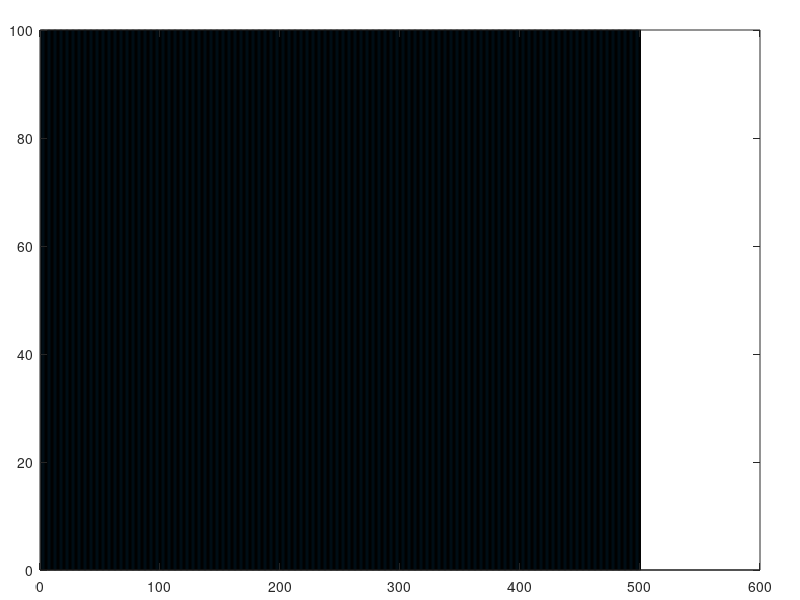

The MATLAB script that drew this image: (Note: this script raises an error after producing the figure.)
clc; close all; clear

nPeople = 500;
nDollars = 100;
nIters = 10000;

Dollars = ones(nPeople,1) * nDollars;

fh1=figure('Units','normalized','OuterPosition',[.1 .1 .8 .6],'Color','w','MenuBar','none');
hax1 = axes('Position',[.05 .05 .9 .9],'Color','none','XTick',[],'YTick',[]);
ph1 = bar(Dollars); hax1.XLim = [0 nPeople+1]; hax1.YLim = [0 nDollars*5]; hold on

for t = 1:nIters

    GiveTo = randi(nPeople,nPeople,1);
    
    CanGive = Dollars > 1;

    GetD = GiveTo .* CanGive;

    for i = 1:nPeople
        if CanGive(i) > 0
            Dollars(GetD(i)) = Dollars(GetD(i)) + 1;
            Dollars(i) = Dollars(i) - 1;
        end
    end

    ph1.YData = sort(Dollars); pause(.005);
end

close all
distributionFitter(sort(Dollars))

